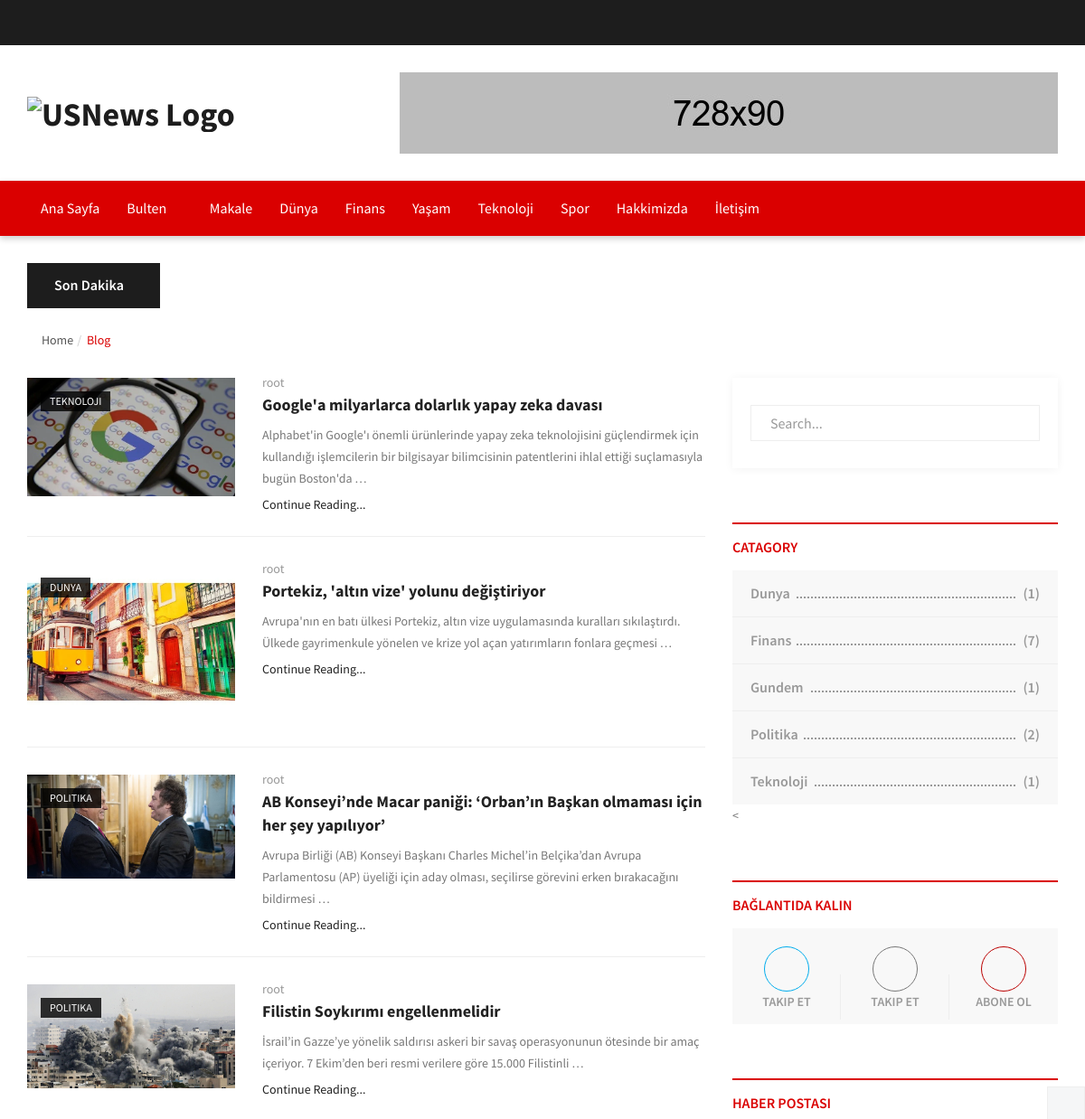
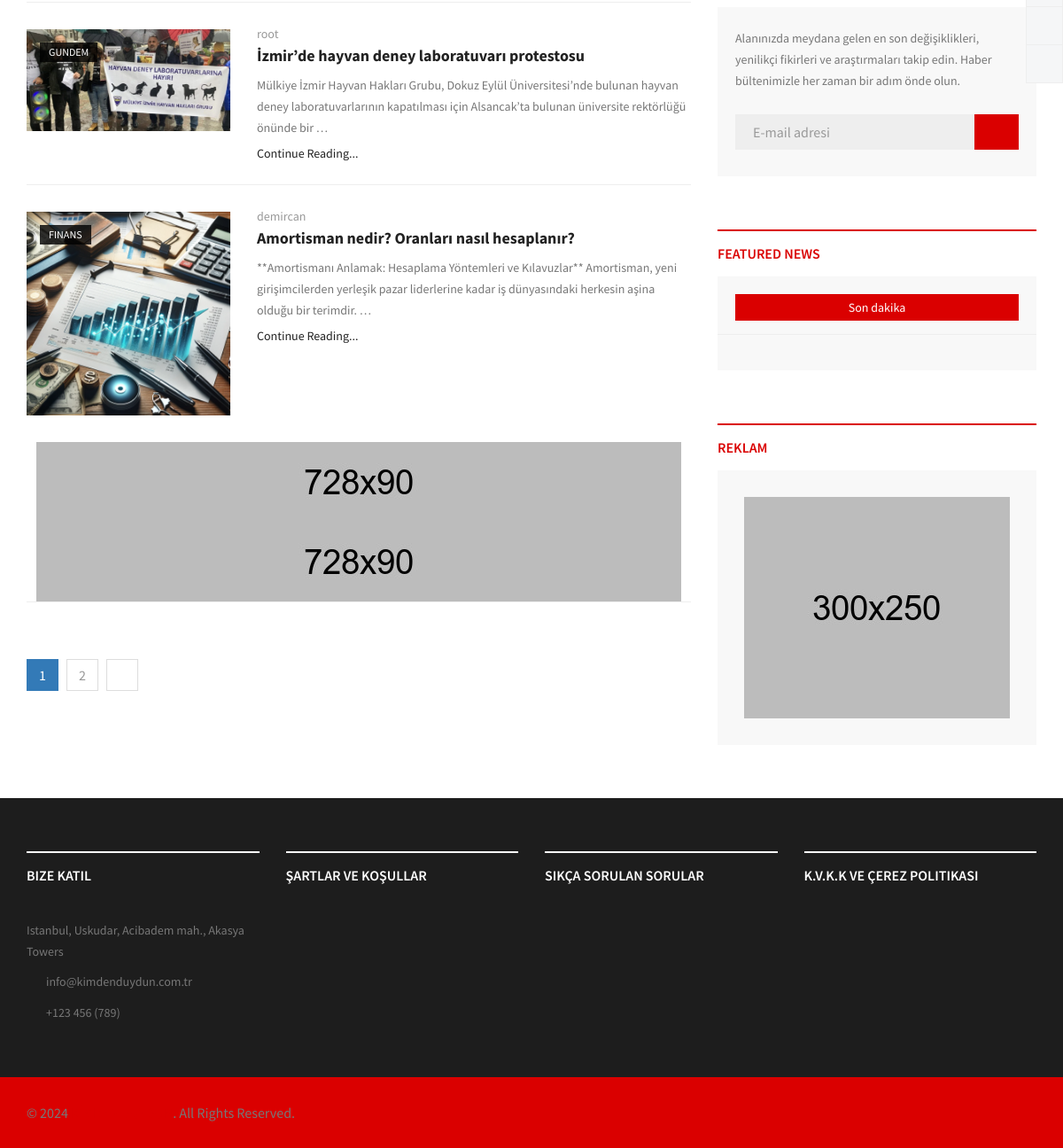
Screenshot of /blog/ with the database file from the repository (2 pictures, top to bottom).
### website/models.py (models this page shows, shortened)
class Post(models.Model):
    title = models.CharField(max_length=255)
    author = models.ForeignKey(User, on_delete=models.CASCADE)
    body = models.TextField()
    img = models.ImageField(upload_to='media', default='default_image.jpg')
    category = models.ForeignKey(Category, on_delete=models.CASCADE, related_name='posts')

class Category(models.Model):
    name = models.CharField(max_length=100, unique=True)
    slug = models.SlugField(unique=True, null=True)
    def __str__(self):
        return self.name

### website/views.py (the view)
# urls.py: path('blog/', BlogView.as_view(), name='blog'),  # Use BlogView for the /blog/ URL
class BlogView(ListView):
    model = Post
    template_name = 'blog.html'
    context_object_name = 'posts'
    paginate_by = 6
    def get_queryset(self):
        queryset = super().get_queryset()
        category_slug = self.kwargs.get('category_slug')
        query = self.request.GET.get('q')  # Retrieve the search query
        if category_slug:
            category = get_object_or_404(Category, slug=category_slug)
            queryset = queryset.filter(category=category)
        if query:
            queryset = queryset.filter(Q(title__icontains=query) | Q(body__icontains=query))
        return queryset
    def get_context_data(self, **kwargs):
        context = super().get_context_data(**kwargs)
        rss_url = 'https://www.trthaber.com/manset_articles.rss'
        feed = feedparser.parse(rss_url)
        main_news = [extract_entry_data(entry) for entry in feed.entries[1:20]]
        main_news2 = [extract_entry_data(entry) for entry in feed.entries[1:5]]
        categories_with_count = Category.objects.annotate(
            posts_count=Count('posts')  # Adjusted from 'post' to 'posts'
        )
        context['categories'] = categories_with_count
        context['main_news'] = main_news
        context['main_news2'] = main_news2
        return context

### website/templates/blog.html (shortened to what this page needs)
{% extends 'base.html' %}
{% load static %}
{% block content %}
        <div class="news--ticker">
            <div class="container">
                <div class="title">
                    <h2>Son Dakika</h2>
                </div>
            </div>
        </div>
        <div class="main--breadcrumb">
            <div class="container">
                <ul class="breadcrumb">
                    <li><a href="{% url 'home' %}" class="btn-link"><i class="fa fm fa-home"></i>Home</a></li>
                    <li class="active"><span>Blog</span></li>
                </ul>
            </div>
        </div>
        <div class="main-content--section pbottom--30">
            <div class="container">
                <div class="row">
                    <div class="main--content col-md-8 col-sm-7" data-sticky-content="true">
                        <div class="sticky-content-inner">
                            <div class="post--items post--items-5 pd--30-0">
                                <ul class="nav">
                                    {% for post in object_list %}
                                    <li>
                                        <div class="post--item post--title-larger">
                                            <div class="row">
                                                <div class="col-md-4 col-sm-12 col-xs-4 col-xxs-12">
                                                    <div class="post--img">
                                                        <a href="news-single-v1-boxed.html" class="thumb"><img src="{{ post.img.url }}" alt=""></a>
                                                        <a href="#" class="cat">{{ post.category }}</a>
                                                    </div>
                                                </div>
                                                <div class="col-md-8 col-sm-12 col-xs-8 col-xxs-12">
                                                    <div class="post--info">
                                                        <ul class="nav meta">
                                                            <li><a href="#">{{ post.author }}</a></li>
                                                        </ul>
                                                        <div class="title">
                                                            <h3 class="h4"><a href="{% url 'blognews' pk=post.pk %}" class="btn-link">{{ post.title }}</a></h3>
                                                        </div>
                                                    </div>
                                                    <div class="post--content">
                                                        <p>{{ post.body|stringformat:"s"|truncatewords:20 }}</p>
                                                    </div>
                                                    <div class="post--action">
                                                        <a href="news-single-v1-boxed.html">Continue Reading...</a>
                                                    </div>
                                                </div>
                                            </div>
                                        </div>
                                    </li>
                                    {% endfor %}
                                </ul>
                            </div>
                            <div class="ad--space">
                                <a href="#">
                                    <img src="img/ads-img/ad-728x90-02.jpg" alt="" class="center-block">
                                </a>
                            </div>
                            <div class="ad--space">
                                <a href="#">
                                    <img src="img/ads-img/ad-728x90-03.jpg" alt="" class="center-block">
                                </a>
                            </div>
                            <div class="pagination--wrapper clearfix bdtop--1 bd--color-2 ptop--60 pbottom--30">
                                <nav aria-label="Page navigation">
                                    <ul class="pagination justify-content-center">
                                        {% for num in page_obj.paginator.page_range %}
                                            {% if page_obj.number == num %}
                                                <li class="page-item active"><a class="page-link" href="#">{{ num }}</a></li>
                                            {% else %}
                                                <li class="page-item"><a class="page-link" href="?page={{ num }}">{{ num }}</a></li>
                                            {% endif %}
                                        {% endfor %}
                                        {% if page_obj.has_next %}
                                            <li class="page-item">
                                                <a class="page-link" href="?page={{ page_obj.next_page_number }}" aria-label="Next">
                                                    <span class="fa fa-angle-double-right" aria-hidden="true"></span>
                                                </a>
                                            </li>
                                        {% endif %}
                                    </ul>
                                </nav>
                            </div>
                        </div>
                    </div>
                    <div class="main--sidebar col-md-4 col-sm-5 ptop--30 pbottom--30" data-sticky-content="true">
                        <div class="sticky-content-inner">
                            <div class="widget">
                                <div class="search--widget">
                                    <form action="#" data-form="validate">
                                        <div class="input-group">
                                            <input type="search" name="search" placeholder="Search..." class="form-control" required>
                                            <div class="input-group-btn">
                                                <button type="submit" class="btn-link"><i class="fa fa-search"></i></button>
                                            </div>
                                        </div>
                                    </form>
                                </div>
                            </div>
                            <div class="widget">
                                <div class="widget--title">
                                    <h2 class="h4">Catagory</h2>
                                    <i class="icon fa fa-folder-open-o"></i>
                                </div>
                                <div class="nav--widget">
                                    <ul class="nav">
                                        {% for category in categories %}
                                        <li><a href="{% url 'blog_by_category' category_slug=category.slug %}"><span>{{ category.name }}</span><span>({{ category.posts_count }})</span></a></li>
                                        {% endfor %}
                                    </ul>
                                </div>
                            </div>
                            <
                            <div class="widget">
                                <div class="widget--title">
                                    <h2 class="h4">Bağlantıda Kalın</h2>
                                    <i class="icon fa fa-share-alt"></i>
                                </div>
                                <div class="social--widget style--1">
                                    <ul class="nav">
                                        <li class="twitter">
                                            <a href="https://twitter.com/kimden_duydun">
                                                <span class="icon"><i class="fa fa-twitter"></i></span>
                                                <span class="title">Takip Et</span>
                                            </a>
                                        </li>
                                        <li class="instagram">
                                            <a href="https://www.instagram.com/haberkimdenduydun/">
                                                <span class="icon"><i class="fa fa-instagram"></i></span>
                                                <span class="title">Takip Et</span>
                                            </a>
                                        </li>
                                        <li class="youtube">
                                            <a href="https://www.youtube.com/channel/UCBb_JmvHD3ryt34OieiCx_g">
                                                <span class="icon"><i class="fa fa-youtube-square"></i></span>
                                                <span class="title">Abone Ol</span>
                                            </a>
                                        </li>
                                    </ul>
                                </div>
                            </div>
                            <div class="widget">
                                <div class="widget--title">
                                    <h2 class="h4">Haber Postası</h2>
                                </div>
                                <div class="subscribe--widget">
                                    <div class="content">
                                        <p>Alanınızda meydana gelen en son değişiklikleri, yenilikçi fikirleri ve araştırmaları takip edin. Haber bültenimizle her zaman bir adım önde olun.</p>
                                    </div>
                                    <form action="https://themelooks.us13.list-manage.com/subscribe/post?u=79f0b132ec25ee223bb41835f&id=f4e0e93d1d" method="post" name="mc-embedded-subscribe-form" target="_blank" data-form="mailchimpAjax">
                                        <div class="input-group">
                                            <input type="email" name="EMAIL" placeholder="E-mail adresi" class="form-control" autocomplete="off" required>
                                            <div class="input-group-btn">
                                                <button type="submit" class="btn btn-lg btn-default active"><i class="fa fa-paper-plane-o"></i></button>
                                            </div>
                                        </div>
                                    </form>
                                </div>
                            </div>
                            <div class="widget">
                                <div class="widget--title">
                                    <h2 class="h4">Featured News</h2>
                                    <i class="icon fa fa-newspaper-o"></i>
                                </div>
                                <div class="list--widget list--widget-1">
                                    <div class="list--widget-nav" data-ajax="tab">
                                        <ul class="nav nav-justified">
                                            <li class="active">
                                                <a href="#" data-ajax-action="load_widget_trendy_news">Son dakika</a>
                                            </li>
                                        </ul>
                                    </div>
                                    <div class="post--items post--items-3" data-ajax-content="outer">
                                        <ul class="nav" data-ajax-content="inner">
                                        </ul>
                                    </div>
                                </div>
                            </div>
                            <div class="widget">
                                <div class="widget--title">
                                    <h2 class="h4">Reklam</h2>
                                    <i class="icon fa fa-bullhorn"></i>
                                </div>
                                <div class="ad--widget">
                                    <a href="#">
                                        <img src="img/ads-img/ad-300x250-2.jpg" alt="">
                                    </a>
                                </div>
                            </div>
                        </div>
                    </div>
                </div>
            </div>
        </div>
        {% endblock %}

### rows the page displays
Post: img (picture), category "TEKNOLOJI", author "root", title "Google'a milyarlarca dolarlık yapay zeka davası", body "Alphabet'in Google'ı önemli ürünlerinde yapay zeka teknolojisini güçlendirmek için kullandığı işlemcilerin bir bilgisayar bilimcisinin patentlerini ihlal ettiği suçlamasıyla bugün Boston'da …"
Post: img (picture), category "DUNYA", author "root", title "Portekiz, 'altın vize' yolunu değiştiriyor", body "Avrupa'nın en batı ülkesi Portekiz, altın vize uygulamasında kuralları sıkılaştırdı. Ülkede gayrimenkule yönelen ve krize yol açan yatırımların fonlara geçmesi …"
Post: img (picture), category "POLITIKA", author "root", title "AB Konseyi’nde Macar paniği: ‘Orban’ın Başkan olmaması için her şey yapılıyor’", body "Avrupa Birliği (AB) Konseyi Başkanı Charles Michel’in Belçika’dan Avrupa Parlamentosu (AP) üyeliği için aday olması, seçilirse görevini erken bırakacağını bildirmesi …"
Post: img (picture), category "POLITIKA", author "root", title "Filistin Soykırımı engellenmelidir", body "İsrail’in Gazze’ye yönelik saldırısı askeri bir savaş operasyonunun ötesinde bir amaç içeriyor. 7 Ekim’den beri resmi verilere göre 15.000 Filistinli …"
Post: img (picture), category "GUNDEM", author "root", title "İzmir’de hayvan deney laboratuvarı protestosu", body "Mülkiye İzmir Hayvan Hakları Grubu, Dokuz Eylül Üniversitesi’nde bulunan hayvan deney laboratuvarlarının kapatılması için Alsancak’ta bulunan üniversite rektörlüğü önünde bir …"
Post: img (picture), category "FINANS", author "demircan", title "Amortisman nedir? Oranları nasıl hesaplanır?", body "**Amortismanı Anlamak: Hesaplama Yöntemleri ve Kılavuzlar** Amortisman, yeni girişimcilerden yerleşik pazar liderlerine kadar iş dünyasındaki herkesin aşina olduğu bir terimdir. …"
Category: name "Dunya", posts_count "1"
Category: name "Finans", posts_count "7"
Category: name "Gundem", posts_count "1"
Category: name "Politika", posts_count "2"
Category: name "Teknoloji", posts_count "1"

### other values shown
{{ num }} "1"
{{ num }} "2"
